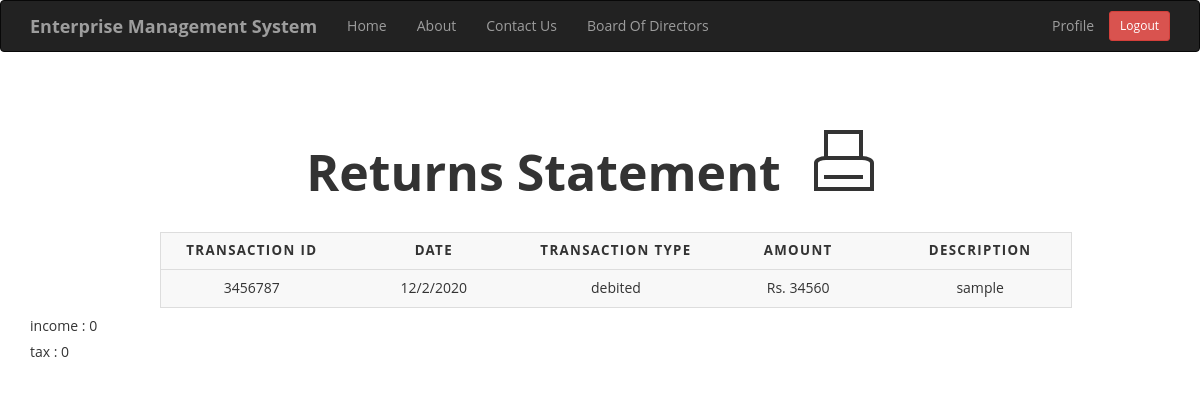
/get_returns (signed in), run on an earlier commit of the app's database.
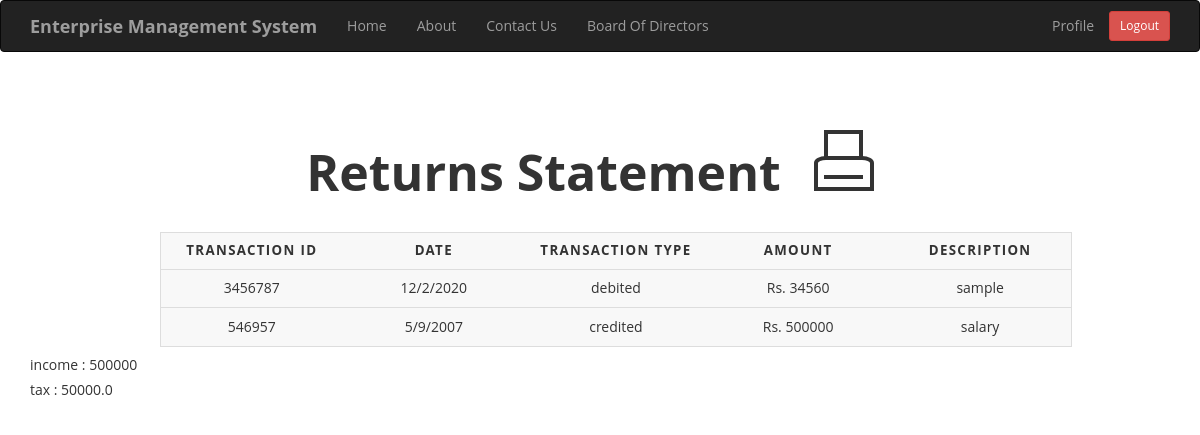
And on a later commit of the database.
### app/models.py (models this page shows, shortened)
class Transaction(db.Model):
    id = db.Column(db.Integer,primary_key=True)
    tr_id = db.Column(db.Integer)
    date = db.Column(db.String(64))
    description = db.Column(db.String(140))
    tr_type = db.Column(db.String(64))
    amount = db.Column(db.Integer)
    valid = db.Column(db.Boolean, default=False)
    user_id = db.Column(db.Integer,db.ForeignKey('user.id'))
    comment = db.relationship('Comment',backref='comment_of',lazy='dynamic')
    document = db.relationship('Document',backref='document_of',lazy='dynamic')

### app/routes.py (the view)
@app.route('/get_returns')
@login_required
def get_returns():
    transactions = Transaction.query.filter_by(user_id=current_user.id,valid=True)
    cr_tr = Transaction.query.filter_by(user_id=current_user.id,valid=True,tr_type='credited')
    inc_tax, income = tax(cr_tr)
    return render_template('returns.html',title='Returns',transaction=transactions,tax=inc_tax,income=income)

### app/get_returns.py (called while the page is built)
def tax(cr):
    income,tax=0, 0
    for t in cr:
    	income+=t.amount
    if income < 250000:
    	return tax, income
    elif income < 500000:
    	tax = income/20
    	return tax, income
    elif income < 750000:
    	return income/10, income
    elif income < 1000000:
        return 15*(income/100), income
    elif income < 1250000:
    	return 20*(income/100), income
    elif income < 1500000:
    	return 25*(income/100), income
    else:
    	return 30*(income/100), income

### app/models.py (called while the page is built)
@login.user_loader
def load_user(id):
    return User.query.get(int(id))

### app/routes.py (called while the page is built)
@app.before_request
def before_request():
    if current_user.is_authenticated:
        current_user.last_seen = datetime.utcnow()
        db.session.commit()

### app/templates/returns.html (shortened to what this page needs)
{% extends "base.html" %}
{% block app_content %}
  <p style="text-align: center; font-size: 50px; margin-top: 50px;"><b>Returns Statement</b> <button class="print-button" onclick="print()"><span class="print-icon"></span></button></p>
<table style="margin-left: 130px;">
  <thead>
    <tr>
      <th scope="col">Transaction ID</th>
      <th scope="col">Date</th>
      <th scope="col">Transaction Type</th>
      <th scope="col">Amount</th>
      <th scope="col">Description</th>
    </tr>
  </thead>
  <tbody>
  	{% for po in transaction %}
    <tr>
    	<td>{{ po.tr_id }}</td>
        <td>{{ po.date }}</td>
        <td>{{ po.tr_type }}</td>
        <td>Rs. {{ po.amount }}</td>
        <td>{{ po.description }}</td>
    </tr>
    {% endfor %}
  </tbody>
</table>
<h5>income  : {{income}}</h5>
<h5>tax     : {{tax}}</h5>
{% endblock %}

What changed in the data, as far as the page shows it:
added Transaction: tr_id "546957", date "5/9/2007", tr_type "credited", amount "500000", description "salary"
Also different on the page:
{{ income }}: "0" → "500000"
{{ tax }}: "0" → "50000.0"
